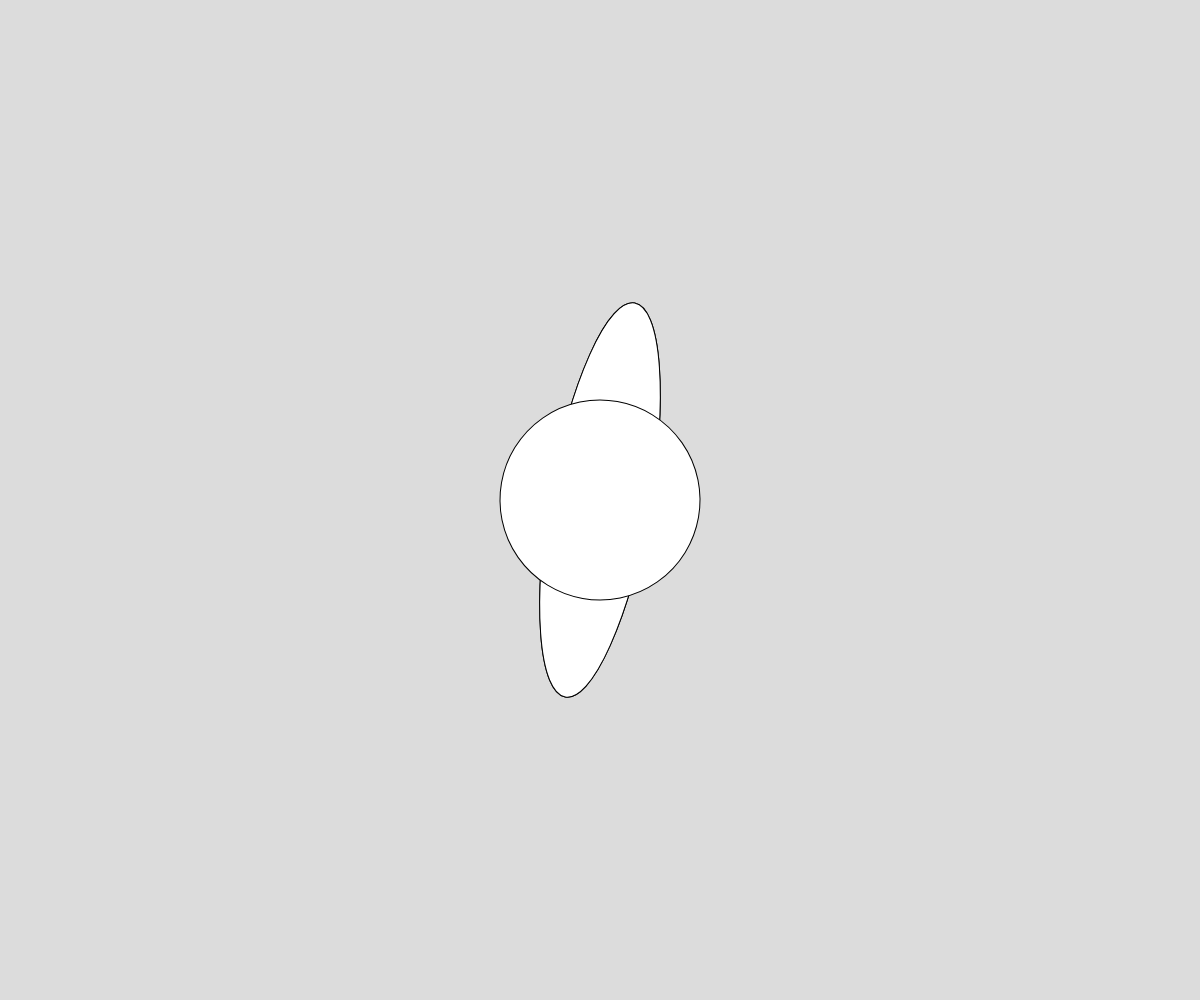
Frame 1 (no input)
Frame 60 (no input): identical to frame 1, image omitted
Frame 120 (the mouse pressed at the canvas centre since frame 60): identical to frame 1, image omitted

The p5.js sketch that drew this single still picture (run headless with seeded random() and noise() and a simulated clock; from frame 60 on, the mouse is pressed at the canvas centre):

// p5.js sketch
// ── sketch.js
// Project Title
// Your Name
// Date
//
// Extra for Experts:
// - describe what you did to take this project "above and beyond"


function setup() {
  createCanvas(windowWidth, windowHeight);
  angleMode(DEGREES);
}

function draw() {
  background(220);
  flowerRepeat(width/2,height/2,200);
}

function flowerRepeat(x,y,size){
  push();
  translate(x,y);
  rotate(10);
  ellipse(0,0,size/2 ,size *2);
  ellipse(0,0,size/2 ,size *2);
  circle(0,0,size);
  pop();
}
